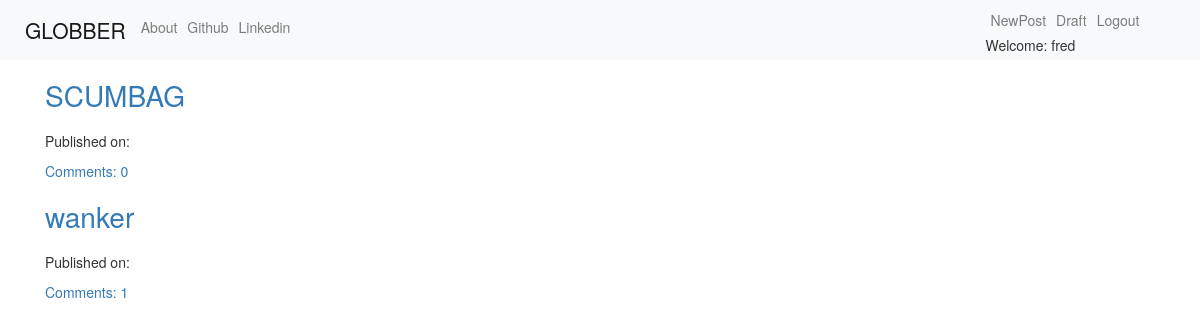
Page /drafts/ (signed in) on the committed database.
### blog/models.py (models this page shows, shortened)
class Post(models.Model):
    author = models.ForeignKey('auth.User',on_delete=models.CASCADE)
    title = models.CharField(max_length=256)
    text = models.TextField()
    created_date = models.DateTimeField(default=timezone.now)
    published_date = models.DateTimeField(blank=True,null=True)

### blog/views.py (the view)
# urls.py: url(r'^drafts/$',views.DraftListView.as_view(),name='post_draft_list'),
class DraftListView(LoginRequiredMixin,ListView):
    login_url = '/login'
    redirect_field_name = 'blog/post_detail.html'
    model = Post
    def get_queryset(self):
        return Post.objects.filter(published_date__isnull=True).order_by('created_date')

### blog/templates/blog/post_list.html (shortened to what this page needs)
{% extends 'base.html' %} {% block content %}
<div class="centerstage">
    {% for post in post_list %}
    <div class="post">
        <h1><a href="{% url 'post_detail' pk=post.pk %}">{{post.title}}</a></h1>
        <div class="date">
            <p>Published on: {{ post.published_date|date:'D M Y' }}</p>
        </div>
        <a href="{% url 'post_detail' pk=post.pk %}">Comments: {{ post.comments.count }}</a>
    </div>
    {% endfor %} {% endblock %}

### blog/templates/blog/base.html (shortened to what this page needs)
<!DOCTYPE html>
{% load static %}
<html lang="en">
<head>
    <link rel="stylesheet" href="{% static 'css/bootstrap.min.css' %}" type="text/css">
    <link rel="stylesheet" href="{% static 'css/blog.css' %}" type="text/css">
    <link rel="stylesheet" href="{% static 'css/bootstrap.min.glyp.css' %}" type="text/css">
</head>
<body class="loader">
    <nav class="navbar navbar-expand-lg navbar-light bg-light tecfont">
        <div class="container">
            <ul class="nav navbar-nav">
                <li><a class="navbar-brand bigbrand" href="{% url 'post_list' %}">GLOBBER</a></li>
                <li><a class="nav-link" href="{% url 'about' %}">About</a></li>
                <li><a class="nav-link" href="https://www.github/Fredpwol.com">Github</a></li>
                <li><a class="nav-link" href="https://www.linkedin.com/in/fredrick-pwol-a04b60195/">Linkedin</a></li>
            </ul>
        </div>
        <ul class="nav navbar-nav navbar-right">
            {% if user.is_authenticated %}
            <li><a class="nav-link" href="{% url 'post_create' %}">NewPost</a></li>
            <li><a class="nav-link" href="{% url 'post_draft_list' %}">Draft</a></li>
            <li><a class="nav-link" href="{% url 'logout' %}">Logout</a></li>
            <li>Welcome: {{user.username}} </li>
            {% else %}
            <li><a class="nav-link" href="{% url 'login' %}">Login</a></li>
            {% endif %}
        </ul>
    </nav>
    <div class="content container">
        <div class="row">
            <div class="col-md-8">
                <div class="blog_posts">
                    {% block content %}
                    {% endblock %}
                </div>
            </div>
        </div>
    </div>
</body>
</html>

### blog/static/css/blog.css (style rules this page uses)
.centerstage { margin-left: auto; margin-right: auto; }
.bigbrand { font-size: 1.5em; }
.loader { filter:hue-rotate(0deg); color: linear-gradient(45deg,#0f8,#08f); animation:hue 5000ms infinite linear; }

### rows in the picture
Post: title "SCUMBAG", comments.count "0"
Post: title "wanker", comments.count "1"

### other values in the picture
{{ user.username }} "fred"
